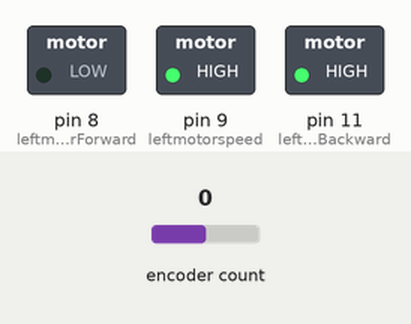
A sketch run on a simulated Arduino Uno, built with avr-gcc and run on an emulated ATmega328P. On the bench: switched loads named in the sketch (green lamp = pin HIGH). Inputs (shaded band) come from the test bench; at power-on: encoder count 0. EEPROM starts erased.

Above: at 0.1 s.
Timing chart, 0 to 1.6 s (numbered marks = the images above):
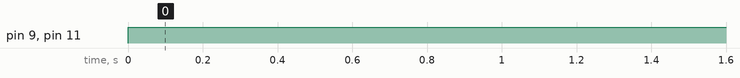

Measured:
- by itself, pin 9 (leftmotorspeed), pin 11 (leftmotorBackward): LOW → HIGH at 0.00 s

The sketch:

Retraction.ino
```cpp
#include <Encoder.h>
#include <EEPROM.h>
//#include <WiFiNINA.h>

int leftmotorForward = 8;    // pin 8 --- left motor (+) green wire
int leftmotorBackward = 11; // pin 11 --- left motor (-) black wire
int leftmotorspeed = 9;     // pin 9 --- left motor speed signal
int currentPosition = -99999; //   intializing it with random negative value
long oldPosition = -99999;   //   intializing it with random negative value
long newPressure = -99999;   //   intializing it with random negative value
long oldPressure = -99999;   //   intializing it with random negative value

int PWM = 0;
int Inverse_PWM = 0;
int level = 0;
int correction = 0;
const int Pressure = A5;// Pressure Sensing

Encoder myEnc(2, 7);  //  Set up the linear actuator encoder using pins which support interrupts, avoid using pins with LEDs attached i.e. 13

//------------------------------------------------------

void setup() //---3 Pins being used are outputs---
{
  pinMode(leftmotorForward, OUTPUT);
  pinMode(leftmotorBackward, OUTPUT);
  pinMode(leftmotorspeed, OUTPUT);
  Serial.begin(9600);
  correction = EEPROMReadInt(1);  // reading the last position of motor from EEPROM to later caliberate HallEffect sensor values

}

// ---Main Program Loop -----------------------------

void loop()
{

  retractActuator();
  EEPROMWriteInt(1, 0);
}


void extendActuator()
{
  analogWrite(9, Inverse_PWM);
  digitalWrite(11, LOW); // Drives LOW outputs down first to avoid damage
  digitalWrite(8, HIGH);

}

void retractActuator()
{
  analogWrite(9, 255);
  digitalWrite(8, LOW); // Drives LOW outputs down first to avoid damage
  digitalWrite(11, HIGH);
}

void Stop() // Sets speed pins to LOW disabling both motors
{
  digitalWrite(9, LOW);
  digitalWrite(11, LOW);
  digitalWrite(8, LOW);
}

void EEPROMWriteInt(int address, int value)
{
  byte two = (value & 0xFF);
  byte one = ((value >> 8) & 0xFF);

  EEPROM.update(address, two);
  EEPROM.update(address + 1, one);
}

int EEPROMReadInt(int address)
{
  long two = EEPROM.read(address);
  long one = EEPROM.read(address + 1);

  return ((two << 0) & 0xFFFFFF) + ((one << 8) & 0xFFFFFFFF);
}
```
